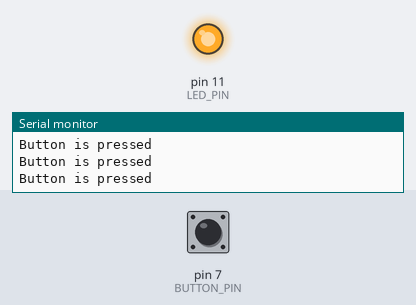
Bench run of a sketch on a simulated Arduino Uno, built with avr-gcc and run on an emulated ATmega328P. On the bench: output pins drawn as LEDs (lit = HIGH), the last lines printed to the serial monitor. Dashed ring = blinking. Inputs (shaded band) come from the test bench; at power-on: pin 7 (BUTTON_PIN) HIGH.

Above: at 1.2 s.
1.3 s: pin 7 (BUTTON_PIN) pulled LOW for 0.15 s
At 1.39 s:
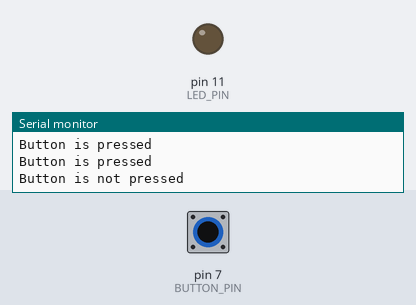
2.9 s: pin 7 (BUTTON_PIN) pulled LOW for 1 s
At 4.7 s:
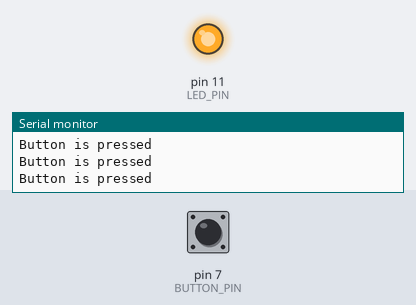
6.9 s: pin 7 (BUTTON_PIN) pulsed LOW 2 times (0.12 s each, 0.3 s apart)
At 7.11 s:
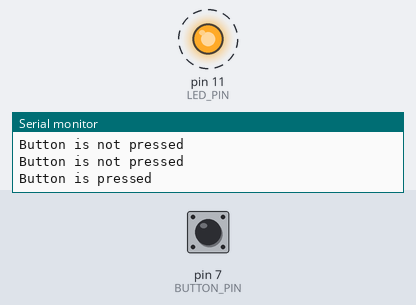
10.5 s: pin 7 (BUTTON_PIN) pulsed LOW 5 times (0.12 s each, 0.3 s apart)
At 12.3 s:
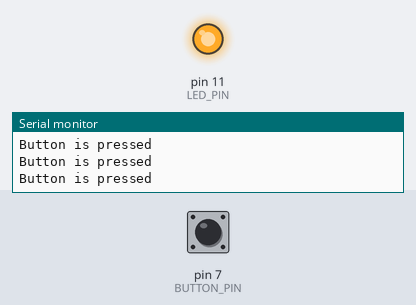
15.0 s: pin 7 (BUTTON_PIN) pulled LOW for 3.2 s
At 16.1 s:
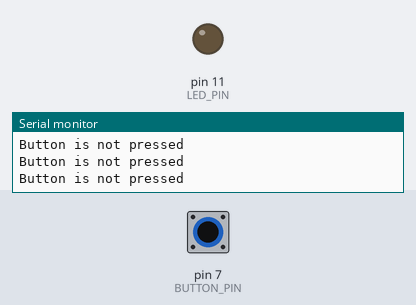
Timing chart, 0 to 19.7 s (numbered marks = the images above; inputs shaded):
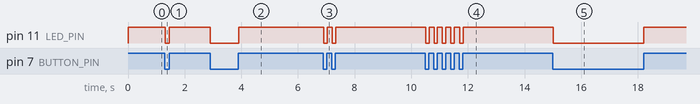

The sketch:

project2.ino
```cpp
#define LED_PIN 11
#define BUTTON_PIN 7

void setup()
{
  Serial.begin(9600);
  pinMode(LED_PIN, OUTPUT);
  pinMode(7, INPUT);
}

void loop(){
  if (digitalRead(BUTTON_PIN) == 0){
    digitalWrite(LED_PIN, LOW);
    Serial.println("Button is not pressed");
  }
  else{
    digitalWrite(LED_PIN, HIGH);
    Serial.println("Button is pressed");
  }

}
```

Measured:
- after the input at 1.3 s, pin 11 (LED_PIN): HIGH → LOW at once, → HIGH 0.14 s later
- after the input at 2.9 s, pin 11 (LED_PIN): HIGH → LOW at once, → HIGH 1.0 s later
- after the input at 6.9 s, pin 11 (LED_PIN): alternates HIGH for 0.18 s and LOW for 0.12 s, 4 changes in all, then stays HIGH, starting at once
- after the input at 10.5 s, pin 11 (LED_PIN): alternates HIGH for 0.18 s and LOW for 0.12 s, 10 changes in all, then stays HIGH, starting at once
- after the input at 15.0 s, pin 11 (LED_PIN): HIGH → LOW at once, → HIGH 3.2 s later
